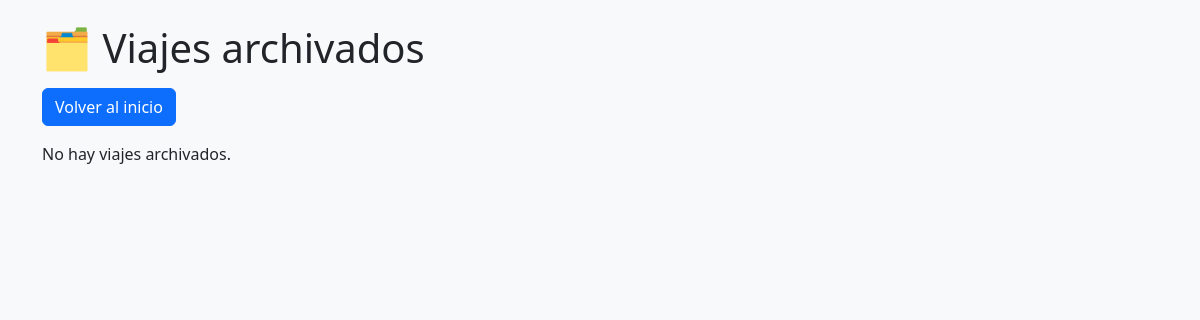
The page /archivados/ on the database as committed earlier.
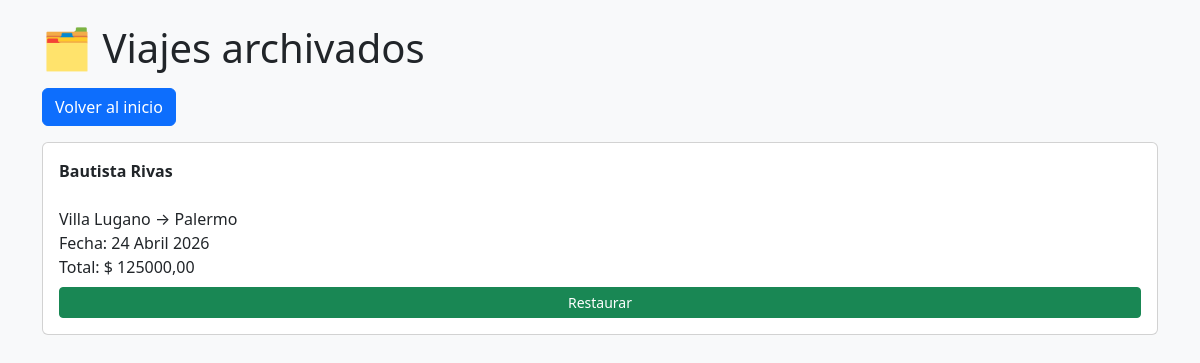
The same page on the database as committed later.
### viajes/models.py (models this page shows, shortened)
class Viaje(models.Model):
    ESTADOS = [
        ('pendiente', 'Pendiente'),
        ('en_curso', 'En curso'),
        ('terminado', 'Terminado'),
        ('cancelado', 'Cancelado'),
    ]
    cliente = models.ForeignKey(Cliente, on_delete=models.CASCADE)
    origen = models.CharField(max_length=200)
    destino = models.CharField(max_length=200)
    fecha = models.DateField()
    hora = models.TimeField(null=True, blank=True)
    estado = models.CharField(max_length=20, choices=ESTADOS, default='pendiente')
    chofer = models.ForeignKey(Chofer, on_delete=models.SET_NULL, null=True, blank=True)
    camioneta = models.ForeignKey(Camioneta, on_delete=models.SET_NULL, null=True, blank=True)
    horas_trabajadas = models.PositiveIntegerField(null=True, blank=True)
    minutos_trabajados = models.PositiveIntegerField(null=True, blank=True)
    precio_total = models.DecimalField(max_digits=10, decimal_places=2, null=True, blank=True)
    observaciones = models.TextField(blank=True)
    activo = models.BooleanField(default=True)

class Cliente(models.Model):
    nombre = models.CharField(max_length=100)
    telefono = models.CharField(max_length=30, blank=True)
    def __str__(self):
        return self.nombre

### viajes/views.py (the view)
# urls.py: path('archivados/', archivados, name='archivados'),
def archivados(request):
    viajes = Viaje.objects.filter(activo=False)
    return render(request, 'archivados.html', {
        'viajes': viajes
    })

### viajes/templates/archivados.html (shortened to what this page needs)
<!DOCTYPE html>
<html>
<head>
    <link href="https://cdn.jsdelivr.net/npm/bootstrap@5.3.0/dist/css/bootstrap.min.css" rel="stylesheet">
</head>
<body class="bg-light">
<div class="container mt-4">
    <h1 class="mb-3">🗂️ Viajes archivados</h1>
    <a href="/" class="btn btn-primary mb-3">Volver al inicio</a>
    {% for viaje in viajes %}
        <div class="card p-3 mb-2">
            <strong>{{ viaje.cliente }}</strong><br>
            {{ viaje.origen }} → {{ viaje.destino }}<br>
            Fecha: {{ viaje.fecha }}<br>
            {% if viaje.precio_total %}
                Total: $ {{ viaje.precio_total }}<br>
            {% endif %}
            <a href="/restaurar/{{ viaje.id }}/" class="btn btn-success btn-sm mt-2">
                Restaurar
            </a>
        </div>
    {% empty %}
        <p>No hay viajes archivados.</p>
    {% endfor %}
</div>
</body>
</html>

Rows that differ between the two databases and show on the page:
added Viaje: cliente "Bautista Rivas", origen "Villa Lugano", destino "Palermo", fecha "24 Abril 2026", precio_total "125000,00"
Other text that changed with them:
text no longer shown: "No hay viajes archivados."
